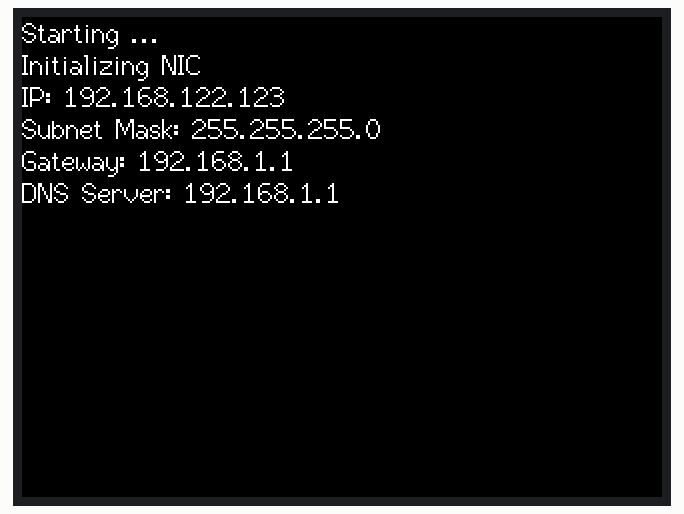
The sketch below on a simulated ESP32. On the bench: 320×240 colour display. WiFi joins after 1.5 s; servers stay silent unless stated; what the sketch prints to the serial monitor is not drawn.

Above: at 1.8 s.

The sketch:

Network.ino
```cpp
#include <Arduino.h>
#include <SPI.h>
#include <Ethernet.h>
#include <Wire.h>
#include <TFT_eSPI.h> // Hardware-specific library

#define PIN_ETH_SS 10

TFT_eSPI tft = TFT_eSPI(); // Invoke custom library

byte ip[4]={ 0xc0, 0xa8, 0x7a, 0x7b };
byte mac[]={ 0x1E, 0xE8, 0x09, 0xE7, 0x56, 0xD8 };

void setup() {
  Serial.begin(115200);
  tft.init(); // Initialize the TFT display
  tft.setRotation(1); // Set display rotation (adjust as needed)
  tft.fillScreen(TFT_BLACK); // Fill the screen with black
  tft.setTextFont(2); // Set font (e.g., 2 for a system font)
  tft.setTextColor(TFT_WHITE, TFT_BLACK); // Set text color (white) and background color (black)  Serial.begin(9600);
  tft.setTextSize(1);
  tft.setCursor(0, 0); // Set cursor to top-left corner
  Serial.println("Starting ...");
  tft.println("Starting ...");
  Ethernet.init(PIN_ETH_SS);
  Serial.println("Initializing NIC");
  tft.println("Initializing NIC");

  Ethernet.begin(mac,ip);
  if(Ethernet.hardwareStatus()==EthernetNoHardware) {
    Serial.println("Ethernet-Interface not found!");
    tft.println("Ethernet-Interface not found!");
  } else {
    bool DHCPsuccess = false;

    while (!DHCPsuccess) {
      if (Ethernet.begin(mac)) {
        Serial.print("IP: ");
        Serial.println(Ethernet.localIP());
        tft.print("IP: ");
        tft.println(Ethernet.localIP());
        Serial.print("Subnet Mask: ");
        Serial.println(Ethernet.subnetMask());
        tft.print("Subnet Mask: ");
        tft.println(Ethernet.subnetMask());
        Serial.print("Gateway: ");
        Serial.println(Ethernet.gatewayIP());
        tft.print("Gateway: ");
        tft.println(Ethernet.gatewayIP());
        Serial.print("DNS Server: ");
        Serial.println(Ethernet.dnsServerIP());
        tft.print("DNS Server: ");
        tft.println(Ethernet.dnsServerIP());
        DHCPsuccess = true;
      } else {
        //timed out 60 secs.
        Serial.println(F("Timeout."));
        Serial.println(F("Check Ethernet cable."));
        Serial.println(F("Retring DHCP..."));
      }
    }
  }
}

void loop() {
  delay(100);
}
```
